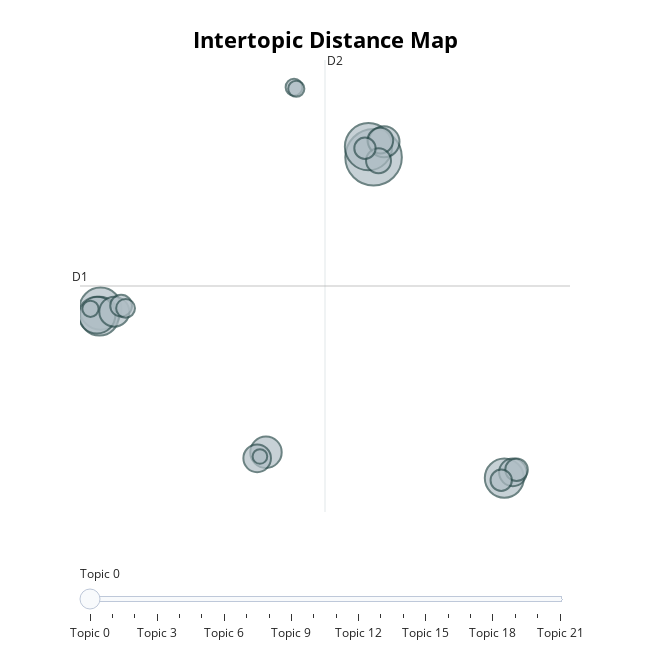

Here is the notebook cell this chart was saved with:
### Markdown cell above
## BERTopic Visualization

### Code cell
topic_model.visualize_topics()

### Figure 1 — Plotly figure (JSON) as saved in the notebook; plotly's stock layout.template omitted (floating-point values rounded to 4 significant figures)
{"data": [{"customdata": [[0, "fake | news | fake news | media | cnn", 1528], [1, "collusion | fbi | mueller | russia | hillary", 1066], [2, "thank | great | congratulations | honor | great honor", 846], [3, "border | wall | mexico | security | immigration", 729], [4, "thank | great | maga | see | rally", 719], [5, "endorsement | total endorsement | complete | total | complete total", 647], [6, "economy | market | stock | stock market | jobs", 472], [7, "election | ballots | fraud | mail | votes", 458], [8, "honor | today | great | nation | day", 429], [9, "china | tariffs | trade | deal | farmers", 364], [10, "tax | obamacare | healthcare | cuts | tax cuts", 363], [11, "impeachment | democrats | impeachment hoax | hoax | pelosi", 315], [12, "biden | joe | joe biden | sleepy | sleepy joe", 297], [13, "coronavirus | virus | covid | china | news", 243], [14, "prime | prime minister | minister | great | honor", 226], [15, "mayor | portland | anarchists | police | guard", 217], [16, "schiff | whistleblower | call | adam | adam schiff", 217], [17, "korea | north korea | north | kim | kim jong", 170], [18, "isis | turkey | syria | kurds | caliphate", 136], [19, "hurricane | fema | local | state | safe", 126], [20, "iran | iranian | deal | nuclear | united states", 125], [21, "fed | reserve | federal reserve | rates | federal", 102]], "hovertemplate": "<b>Topic %{customdata[0]}</b><br>%{customdata[1]}<br>Size: %{customdata[2]}", "legendgroup": "", "marker": {"color": "#B0BEC5", "line": {"color": "DarkSlateGrey", "width": 2}, "size": [1528, 1066, 846, 729, 719, 647, 472, 458, 429, 364, 363, 315, 297, 243, 226, 217, 217, 170, 136, 126, 125, 102], "sizemode": "area", "sizeref": 0.955, "symbol": "circle"}, "mode": "markers", "name": "", "orientation": "v", "showlegend": false, "type": "scatter", "x": [9.292, 9.071, -2.599, 14.99, -2.645, -2.751, 4.607, 9.747, -1.998, 4.224, 15.36, 9.587, 9.508, 15.52, -1.7, 14.85, 8.917, -1.507, 5.829, -3.035, 5.927, 4.344], "xaxis": "x", "y": [7.009, 7.677, -2.504, -13.16, -2.984, -2.913, -11.54, 7.982, -2.701, -11.92, -12.8, 8.057, 6.791, -12.64, -2.324, -13.3, 7.575, -2.487, 11.41, -2.519, 11.32, -11.8], "yaxis": "y"}], "layout": {"annotations": [{"showarrow": false, "text": "D1", "x": -3.491, "y": -1.084, "yshift": 10}, {"showarrow": false, "text": "D2", "x": 7.177, "xshift": 10, "y": 13.13}], "height": 650, "hoverlabel": {"bgcolor": "white", "font": {"family": "Rockwell", "size": 16}}, "legend": {"itemsizing": "constant", "tracegroupgap": 0}, "margin": {"t": 60}, "shapes": [{"line": {"color": "#CFD8DC", "width": 2}, "type": "line", "x0": 7.177, "x1": 7.177, "y0": -15.29, "y1": 13.13}, {"line": {"color": "#9E9E9E", "width": 2}, "type": "line", "x0": -3.491, "x1": 17.85, "y0": -1.084, "y1": -1.084}], "sliders": [{"active": 0, "pad": {"t": 50}, "steps": [{"args": [{"marker.color": [["red", "#B0BEC5", "#B0BEC5", "#B0BEC5", "#B0BEC5", "#B0BEC5", "#B0BEC5", "#B0BEC5", "#B0BEC5", "#B0BEC5", "#B0BEC5", "#B0BEC5", "#B0BEC5", "#B0BEC5", "#B0BEC5", "#B0BEC5", "#B0BEC5", "#B0BEC5", "#B0BEC5", "#B0BEC5", "#B0BEC5", "#B0BEC5"]]}], "label": "Topic 0", "method": "update"}, {"args": [{"marker.color": [["#B0BEC5", "red", "#B0BEC5", "#B0BEC5", "#B0BEC5", "#B0BEC5", "#B0BEC5", "#B0BEC5", "#B0BEC5", "#B0BEC5", "#B0BEC5", "#B0BEC5", "#B0BEC5", "#B0BEC5", "#B0BEC5", "#B0BEC5", "#B0BEC5", "#B0BEC5", "#B0BEC5", "#B0BEC5", "#B0BEC5", "#B0BEC5"]]}], "label": "Topic 1", "method": "update"}, {"args": [{"marker.color": [["#B0BEC5", "#B0BEC5", "red", "#B0BEC5", "#B0BEC5", "#B0BEC5", "#B0BEC5", "#B0BEC5", "#B0BEC5", "#B0BEC5", "#B0BEC5", "#B0BEC5", "#B0BEC5", "#B0BEC5", "#B0BEC5", "#B0BEC5", "#B0BEC5", "#B0BEC5", "#B0BEC5", "#B0BEC5", "#B0BEC5", "#B0BEC5"]]}], "label": "Topic 2", "method": "update"}, {"args": [{"marker.color": [["#B0BEC5", "#B0BEC5", "#B0BEC5", "red", "#B0BEC5", "#B0BEC5", "#B0BEC5", "#B0BEC5", "#B0BEC5", "#B0BEC5", "#B0BEC5", "#B0BEC5", "#B0BEC5", "#B0BEC5", "#B0BEC5", "#B0BEC5", "#B0BEC5", "#B0BEC5", "#B0BEC5", "#B0BEC5", "#B0BEC5", "#B0BEC5"]]}], "label": "Topic 3", "method": "update"}, {"args": [{"marker.color": [["#B0BEC5", "#B0BEC5", "#B0BEC5", "#B0BEC5", "red", "#B0BEC5", "#B0BEC5", "#B0BEC5", "#B0BEC5", "#B0BEC5", "#B0BEC5", "#B0BEC5", "#B0BEC5", "#B0BEC5", "#B0BEC5", "#B0BEC5", "#B0BEC5", "#B0BEC5", "#B0BEC5", "#B0BEC5", "#B0BEC5", "#B0BEC5"]]}], "label": "Topic 4", "method": "update"}, {"args": [{"marker.color": [["#B0BEC5", "#B0BEC5", "#B0BEC5", "#B0BEC5", "#B0BEC5", "red", "#B0BEC5", "#B0BEC5", "#B0BEC5", "#B0BEC5", "#B0BEC5", "#B0BEC5", "#B0BEC5", "#B0BEC5", "#B0BEC5", "#B0BEC5", "#B0BEC5", "#B0BEC5", "#B0BEC5", "#B0BEC5", "#B0BEC5", "#B0BEC5"]]}], "label": "Topic 5", "method": "update"}, {"args": [{"marker.color": [["#B0BEC5", "#B0BEC5", "#B0BEC5", "#B0BEC5", "#B0BEC5", "#B0BEC5", "red", "#B0BEC5", "#B0BEC5", "#B0BEC5", "#B0BEC5", "#B0BEC5", "#B0BEC5", "#B0BEC5", "#B0BEC5", "#B0BEC5", "#B0BEC5", "#B0BEC5", "#B0BEC5", "#B0BEC5", "#B0BEC5", "#B0BEC5"]]}], "label": "Topic 6", "method": "update"}, {"args": [{"marker.color": [["#B0BEC5", "#B0BEC5", "#B0BEC5", "#B0BEC5", "#B0BEC5", "#B0BEC5", "#B0BEC5", "red", "#B0BEC5", "#B0BEC5", "#B0BEC5", "#B0BEC5", "#B0BEC5", "#B0BEC5", "#B0BEC5", "#B0BEC5", "#B0BEC5", "#B0BEC5", "#B0BEC5", "#B0BEC5", "#B0BEC5", "#B0BEC5"]]}], "label": "Topic 7", "method": "update"}, {"args": [{"marker.color": [["#B0BEC5", "#B0BEC5", "#B0BEC5", "#B0BEC5", "#B0BEC5", "#B0BEC5", "#B0BEC5", "#B0BEC5", "red", "#B0BEC5", "#B0BEC5", "#B0BEC5", "#B0BEC5", "#B0BEC5", "#B0BEC5", "#B0BEC5", "#B0BEC5", "#B0BEC5", "#B0BEC5", "#B0BEC5", "#B0BEC5", "#B0BEC5"]]}], "label": "Topic 8", "method": "update"}, {"args": [{"marker.color": [["#B0BEC5", "#B0BEC5", "#B0BEC5", "#B0BEC5", "#B0BEC5", "#B0BEC5", "#B0BEC5", "#B0BEC5", "#B0BEC5", "red", "#B0BEC5", "#B0BEC5", "#B0BEC5", "#B0BEC5", "#B0BEC5", "#B0BEC5", "#B0BEC5", "#B0BEC5", "#B0BEC5", "#B0BEC5", "#B0BEC5", "#B0BEC5"]]}], "label": "Topic 9", "method": "update"}, {"args": [{"marker.color": [["#B0BEC5", "#B0BEC5", "#B0BEC5", "#B0BEC5", "#B0BEC5", "#B0BEC5", "#B0BEC5", "#B0BEC5", "#B0BEC5", "#B0BEC5", "red", "#B0BEC5", "#B0BEC5", "#B0BEC5", "#B0BEC5", "#B0BEC5", "#B0BEC5", "#B0BEC5", "#B0BEC5", "#B0BEC5", "#B0BEC5", "#B0BEC5"]]}], "label": "Topic 10", "method": "update"}, {"args": [{"marker.color": [["#B0BEC5", "#B0BEC5", "#B0BEC5", "#B0BEC5", "#B0BEC5", "#B0BEC5", "#B0BEC5", "#B0BEC5", "#B0BEC5", "#B0BEC5", "#B0BEC5", "red", "#B0BEC5", "#B0BEC5", "#B0BEC5", "#B0BEC5", "#B0BEC5", "#B0BEC5", "#B0BEC5", "#B0BEC5", "#B0BEC5", "#B0BEC5"]]}], "label": "Topic 11", "method": "update"}, {"args": [{"marker.color": [["#B0BEC5", "#B0BEC5", "#B0BEC5", "#B0BEC5", "#B0BEC5", "#B0BEC5", "#B0BEC5", "#B0BEC5", "#B0BEC5", "#B0BEC5", "#B0BEC5", "#B0BEC5", "red", "#B0BEC5", "#B0BEC5", "#B0BEC5", "#B0BEC5", "#B0BEC5", "#B0BEC5", "#B0BEC5", "#B0BEC5", "#B0BEC5"]]}], "label": "Topic 12", "method": "update"}, {"args": [{"marker.color": [["#B0BEC5", "#B0BEC5", "#B0BEC5", "#B0BEC5", "#B0BEC5", "#B0BEC5", "#B0BEC5", "#B0BEC5", "#B0BEC5", "#B0BEC5", "#B0BEC5", "#B0BEC5", "#B0BEC5", "red", "#B0BEC5", "#B0BEC5", "#B0BEC5", "#B0BEC5", "#B0BEC5", "#B0BEC5", "#B0BEC5", "#B0BEC5"]]}], "label": "Topic 13", "method": "update"}, {"args": [{"marker.color": [["#B0BEC5", "#B0BEC5", "#B0BEC5", "#B0BEC5", "#B0BEC5", "#B0BEC5", "#B0BEC5", "#B0BEC5", "#B0BEC5", "#B0BEC5", "#B0BEC5", "#B0BEC5", "#B0BEC5", "#B0BEC5", "red", "#B0BEC5", "#B0BEC5", "#B0BEC5", "#B0BEC5", "#B0BEC5", "#B0BEC5", "#B0BEC5"]]}], "label": "Topic 14", "method": "update"}, {"args": [{"marker.color": [["#B0BEC5", "#B0BEC5", "#B0BEC5", "#B0BEC5", "#B0BEC5", "#B0BEC5", "#B0BEC5", "#B0BEC5", "#B0BEC5", "#B0BEC5", "#B0BEC5", "#B0BEC5", "#B0BEC5", "#B0BEC5", "#B0BEC5", "red", "#B0BEC5", "#B0BEC5", "#B0BEC5", "#B0BEC5", "#B0BEC5", "#B0BEC5"]]}], "label": "Topic 15", "method": "update"}, {"args": [{"marker.color": [["#B0BEC5", "#B0BEC5", "#B0BEC5", "#B0BEC5", "#B0BEC5", "#B0BEC5", "#B0BEC5", "#B0BEC5", "#B0BEC5", "#B0BEC5", "#B0BEC5", "#B0BEC5", "#B0BEC5", "#B0BEC5", "#B0BEC5", "#B0BEC5", "red", "#B0BEC5", "#B0BEC5", "#B0BEC5", "#B0BEC5", "#B0BEC5"]]}], "label": "Topic 16", "method": "update"}, {"args": [{"marker.color": [["#B0BEC5", "#B0BEC5", "#B0BEC5", "#B0BEC5", "#B0BEC5", "#B0BEC5", "#B0BEC5", "#B0BEC5", "#B0BEC5", "#B0BEC5", "#B0BEC5", "#B0BEC5", "#B0BEC5", "#B0BEC5", "#B0BEC5", "#B0BEC5", "#B0BEC5", "red", "#B0BEC5", "#B0BEC5", "#B0BEC5", "#B0BEC5"]]}], "label": "Topic 17", "method": "update"}, {"args": [{"marker.color": [["#B0BEC5", "#B0BEC5", "#B0BEC5", "#B0BEC5", "#B0BEC5", "#B0BEC5", "#B0BEC5", "#B0BEC5", "#B0BEC5", "#B0BEC5", "#B0BEC5", "#B0BEC5", "#B0BEC5", "#B0BEC5", "#B0BEC5", "#B0BEC5", "#B0BEC5", "#B0BEC5", "red", "#B0BEC5", "#B0BEC5", "#B0BEC5"]]}], "label": "Topic 18", "method": "update"}, {"args": [{"marker.color": [["#B0BEC5", "#B0BEC5", "#B0BEC5", "#B0BEC5", "#B0BEC5", "#B0BEC5", "#B0BEC5", "#B0BEC5", "#B0BEC5", "#B0BEC5", "#B0BEC5", "#B0BEC5", "#B0BEC5", "#B0BEC5", "#B0BEC5", "#B0BEC5", "#B0BEC5", "#B0BEC5", "#B0BEC5", "red", "#B0BEC5", "#B0BEC5"]]}], "label": "Topic 19", "method": "update"}, {"args": [{"marker.color": [["#B0BEC5", "#B0BEC5", "#B0BEC5", "#B0BEC5", "#B0BEC5", "#B0BEC5", "#B0BEC5", "#B0BEC5", "#B0BEC5", "#B0BEC5", "#B0BEC5", "#B0BEC5", "#B0BEC5", "#B0BEC5", "#B0BEC5", "#B0BEC5", "#B0BEC5", "#B0BEC5", "#B0BEC5", "#B0BEC5", "red", "#B0BEC5"]]}], "label": "Topic 20", "method": "update"}, {"args": [{"marker.color": [["#B0BEC5", "#B0BEC5", "#B0BEC5", "#B0BEC5", "#B0BEC5", "#B0BEC5", "#B0BEC5", "#B0BEC5", "#B0BEC5", "#B0BEC5", "#B0BEC5", "#B0BEC5", "#B0BEC5", "#B0BEC5", "#B0BEC5", "#B0BEC5", "#B0BEC5", "#B0BEC5", "#B0BEC5", "#B0BEC5", "#B0BEC5", "red"]]}], "label": "Topic 21", "method": "update"}]}], "title": {"font": {"color": "Black", "size": 22}, "text": "<b>Intertopic Distance Map</b>", "x": 0.5, "xanchor": "center", "y": 0.95, "yanchor": "top"}, "width": 650, "xaxis": {"anchor": "y", "domain": [0, 1], "range": [-3.491, 17.85], "title": {"text": ""}, "visible": false}, "yaxis": {"anchor": "x", "domain": [0, 1], "range": [-15.29, 13.13], "title": {"text": ""}, "visible": false}}}
